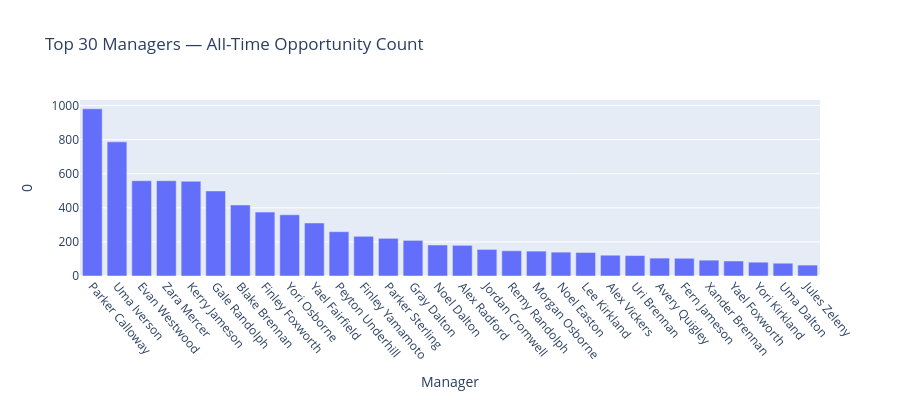

The cell this chart's notebook holds for it:
### Code cell
fig = px.bar(
    mgr_total.head(30).reset_index(),
    x='opportunity_manager', y=0,
    title='Top 30 Managers — All-Time Opportunity Count',
    labels={'opportunity_manager': 'Manager', 0: 'Count'},
    height=400
)
fig.update_xaxes(tickangle=50)
fig.show()

### Figure 1 — Plotly figure (JSON) as saved in the notebook; plotly's stock layout.template omitted (floating-point values rounded to 4 significant figures)
{"data": [{"hovertemplate": "Manager=%{x}<br>0=%{y}<extra></extra>", "legendgroup": "", "marker": {"color": "#636efa", "pattern": {"shape": ""}}, "name": "", "orientation": "v", "showlegend": false, "textposition": "auto", "type": "bar", "x": ["Parker Calloway", "Uma Iverson", "Evan Westwood", "Zara Mercer", "Kerry Jameson", "Gale Randolph", "Blake Brennan", "Finley Foxworth", "Yori Osborne", "Yael Fairfield", "Peyton Underhill", "Finley Yamamoto", "Parker Sterling", "Gray Dalton", "Noel Dalton", "Alex Radford", "Jordan Cromwell", "Remy Randolph", "Morgan Osborne", "Noel Easton", "Lee Kirkland", "Alex Vickers", "Uri Brennan", "Avery Quigley", "Fern Jameson", "Xander Brennan", "Yael Foxworth", "Yori Kirkland", "Uma Dalton", "Jules Zeleny"], "xaxis": "x", "y": [981, 787, 559, 559, 556, 499, 417, 375, 359, 311, 260, 233, 221, 209, 182, 180, 156, 148, 146, 140, 138, 122, 120, 105, 104, 93, 88, 81, 75, 64], "yaxis": "y"}], "layout": {"barmode": "relative", "height": 400, "legend": {"tracegroupgap": 0}, "title": {"text": "Top 30 Managers — All-Time Opportunity Count"}, "xaxis": {"anchor": "y", "domain": [0, 1], "tickangle": 50, "title": {"text": "Manager"}}, "yaxis": {"anchor": "x", "domain": [0, 1], "title": {"text": "0"}}}}
